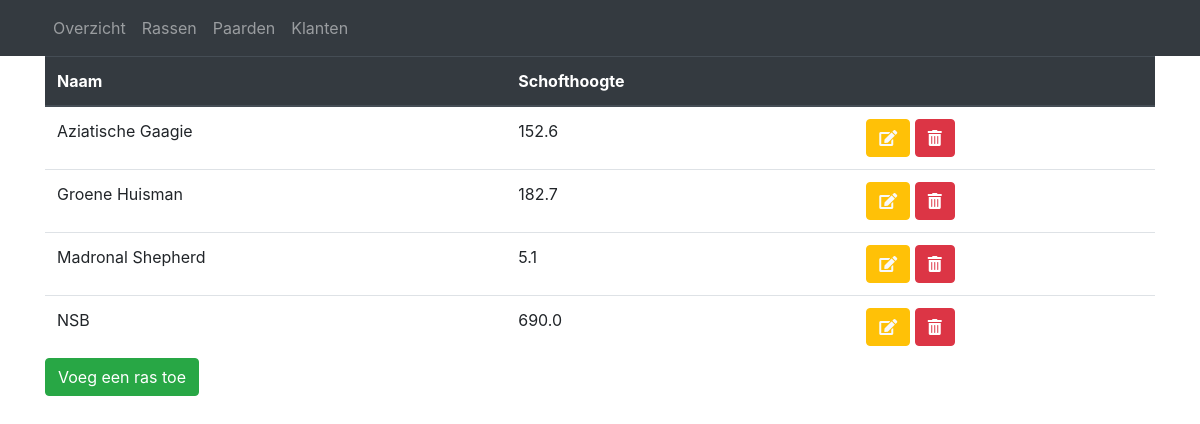
The app's page /race/index with its own data.
### tables this page shows
CREATE TABLE IF NOT EXISTS `race` (
  `id` int(11) NOT NULL,
  `name` varchar(255) NOT NULL,
  `height` decimal(4,1) NOT NULL
);

### core/core.php (called while the page is built, shortened)
<?php
function render($filename, $data = null)
{
	require(ROOT . 'view/templates/header.php');
	require(ROOT . 'view/' . $filename . '.php');
	require(ROOT . 'view/templates/footer.php');
}

### controller/RaceController.php (called while the page is built, shortened)
<?php
require(ROOT . "model/RaceModel.php");
function index(){
	$races = getAllRaces();
	render("race/index", array('races' => $races));
}

### public/index.php (called while the page is built, shortened)
<?php
require(ROOT . "core/core.php");
route();

### model/RaceModel.php (called while the page is built, shortened)
<?php
function getAllRaces(){
	$db = openDatabaseConnection();
	$sql = "SELECT * FROM race";
	$query = $db->prepare($sql);
	$query->execute();
	return $query->fetchAll();
}

### view/race/index.php (the view)
<div class="container">
	<table class="table m-0">
		<thead class="thead-dark">
			<tr>
				<th scope="col">Naam</th>
				<th scope="col">Schofthoogte</th>
				<th scope="col"></th>
			</tr>
		</thead>
		<tbody>
			<?php foreach ($races as $row) { ?>
				<tr>
					<td><?= $row['name'] ?></td>
					<td><?= $row['height'] ?></td>
					<td>
						<a href="<?= URL ?>race/edit/<?= $row['id'] ?>" class="btn btn-warning"><i class="text-light fas fa-edit"></i></a>
						<a href="<?= URL ?>race/delete/<?= $row['id'] ?>" class="btn btn-danger"><i class="fas fa-trash-alt"></i></a>
					</td>
				</tr>
			<?php } ?>
		</tbody>
	</table>
	<a href="<?= URL ?>race/create" class="btn btn-success">Voeg een ras toe</a>
</div>

### public/css/style.css (style rules this page uses)
a { text-decoration: none; color: black; }

### records on screen
race: name "Aziatische Gaagie", height "152.6"
race: name "Groene Huisman", height "182.7"
race: name "Madronal Shepherd", height "5.1"
race: name "NSB", height "690.0"
